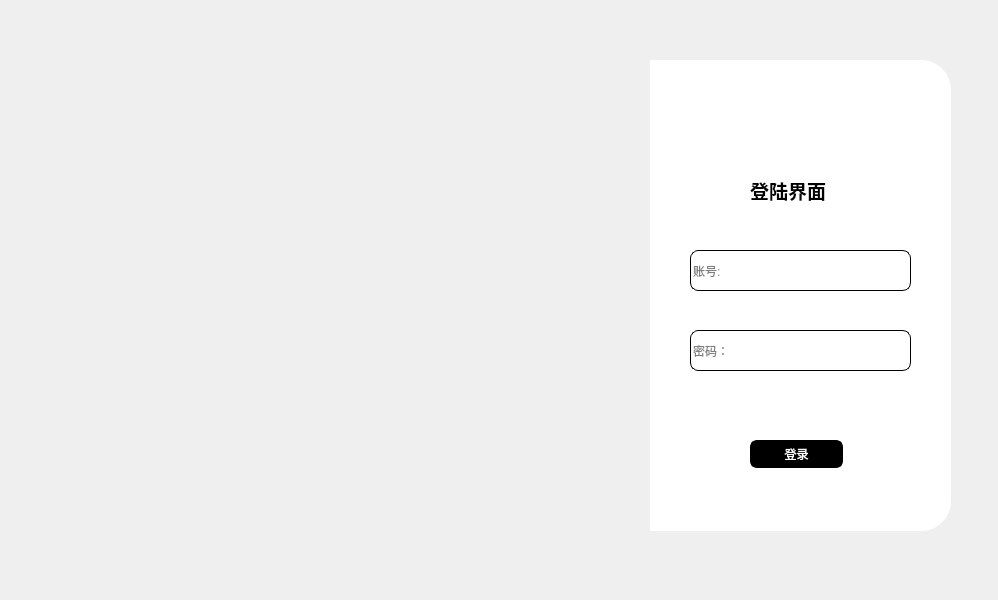
<?xml version="1.0" encoding="UTF-8"?>
<ui version="4.0">
 <class>Form</class>
 <widget class="QWidget" name="Form">
  <property name="geometry">
   <rect>
    <x>0</x>
    <y>0</y>
    <width>998</width>
    <height>600</height>
   </rect>
  </property>
  <property name="windowTitle">
   <string>Form</string>
  </property>
  <property name="styleSheet">
   <string notr="true">font-faimly:微软雅黑;</string>
  </property>
  <widget class="QLabel" name="label_RightBackground">
   <property name="geometry">
    <rect>
     <x>650</x>
     <y>60</y>
     <width>301</width>
     <height>471</height>
    </rect>
   </property>
   <property name="styleSheet">
    <string notr="true">border-top-right-radius:30px;
border-bottom-right-radius:30px;
background-color: rgb(255, 255, 255);</string>
   </property>
   <property name="text">
    <string/>
   </property>
  </widget>
  <widget class="QLabel" name="labelLeftBackground">
   <property name="geometry">
    <rect>
     <x>110</x>
     <y>60</y>
     <width>541</width>
     <height>471</height>
    </rect>
   </property>
   <property name="styleSheet">
    <string notr="true">border-image: url(:/images/images/wallhaven-6qdz1w.jpg);
border-top-left-radius:30px;
border-bottom-left-radius:30px;</string>
   </property>
   <property name="text">
    <string/>
   </property>
  </widget>
  <widget class="QWidget" name="widget_2" native="true">
   <property name="geometry">
    <rect>
     <x>660</x>
     <y>150</y>
     <width>281</width>
     <height>261</height>
    </rect>
   </property>
   <widget class="QLineEdit" name="lineEdit_account">
    <property name="geometry">
     <rect>
      <x>30</x>
      <y>100</y>
      <width>221</width>
      <height>41</height>
     </rect>
    </property>
    <property name="styleSheet">
     <string notr="true">border:1px solid rgb(0,0,0);
border-radius:8px;</string>
    </property>
    <property name="placeholderText">
     <string>账号:</string>
    </property>
   </widget>
   <widget class="QLineEdit" name="lineEdit_password">
    <property name="geometry">
     <rect>
      <x>30</x>
      <y>180</y>
      <width>221</width>
      <height>41</height>
     </rect>
    </property>
    <property name="styleSheet">
     <string notr="true">border:1px solid rgb(0,0,0);
border-radius:8px;</string>
    </property>
    <property name="echoMode">
     <enum>QLineEdit::Password</enum>
    </property>
    <property name="placeholderText">
     <string>密码：</string>
    </property>
   </widget>
   <widget class="QLabel" name="label_2">
    <property name="geometry">
     <rect>
      <x>90</x>
      <y>20</y>
      <width>101</width>
      <height>41</height>
     </rect>
    </property>
    <property name="font">
     <font>
      <family>阿里巴巴普惠体 Heavy</family>
      <pointsize>14</pointsize>
      <weight>75</weight>
      <bold>true</bold>
     </font>
    </property>
    <property name="text">
     <string>登陆界面</string>
    </property>
   </widget>
  </widget>
  <widget class="QWidget" name="widget" native="true">
   <property name="geometry">
    <rect>
     <x>710</x>
     <y>420</y>
     <width>181</width>
     <height>61</height>
    </rect>
   </property>
   <widget class="QPushButton" name="pushButton_login">
    <property name="geometry">
     <rect>
      <x>40</x>
      <y>20</y>
      <width>93</width>
      <height>28</height>
     </rect>
    </property>
    <property name="styleSheet">
     <string notr="true">#pushButton_login{
	background-color:rgb(0,0,0);
	color:rgb(255,255,255);
	border:3px solid rgb(0,0,0);
	border-radius:7px;
}
#pushButton_login:hover{
	background-color:rgb(255,255,255);
	color:rgb(0,0,0);
}
#pushButton_login:pressed{
	padding-top:5px;
	padding-left:5px;
}</string>
    </property>
    <property name="text">
     <string>登录</string>
    </property>
   </widget>
  </widget>
  <widget class="QPushButton" name="pushButton_close">
   <property name="geometry">
    <rect>
     <x>890</x>
     <y>70</y>
     <width>41</width>
     <height>28</height>
    </rect>
   </property>
   <property name="styleSheet">
    <string notr="true">border:None;</string>
   </property>
   <property name="text">
    <string/>
   </property>
   <property name="icon">
    <iconset>
     <normaloff>res/icon/close.png</normaloff>res/icon/close.png</iconset>
   </property>
  </widget>
 </widget>
 <resources>
  <include location="res/resource.qrc"/>
  <include location="res/resource.qrc"/>
 </resources>
 <connections>
  <connection>
   <sender>pushButton_close</sender>
   <signal>clicked()</signal>
   <receiver>Form</receiver>
   <slot>close()</slot>
   <hints>
    <hint type="sourcelabel">
     <x>910</x>
     <y>82</y>
    </hint>
    <hint type="destinationlabel">
     <x>981</x>
     <y>92</y>
    </hint>
   </hints>
  </connection>
  <connection>
   <sender>pushButton_login</sender>
   <signal>clicked()</signal>
   <receiver>Form</receiver>
   <slot>login()</slot>
   <hints>
    <hint type="sourcelabel">
     <x>802</x>
     <y>453</y>
    </hint>
    <hint type="destinationlabel">
     <x>787</x>
     <y>560</y>
    </hint>
   </hints>
  </connection>
 </connections>
 <slots>
  <slot>takeoff()</slot>
  <slot>land()</slot>
  <slot>login()</slot>
 </slots>
</ui>
